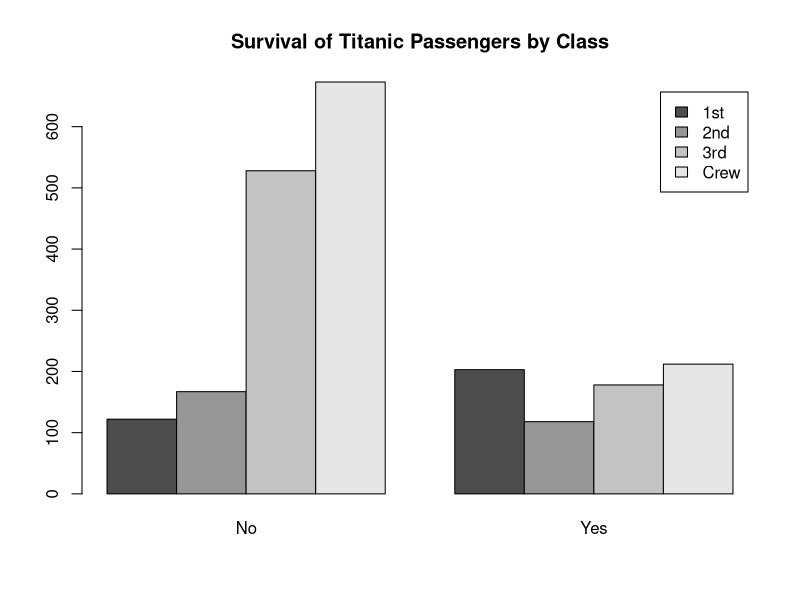
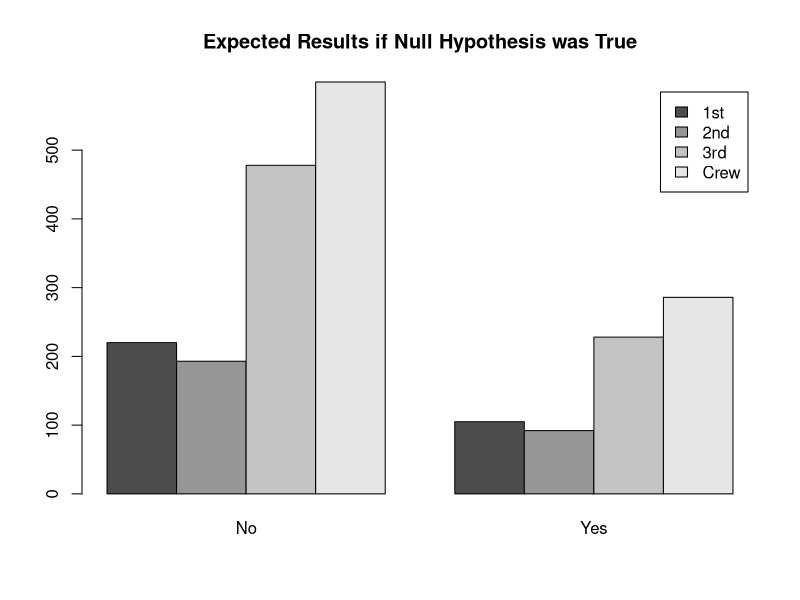
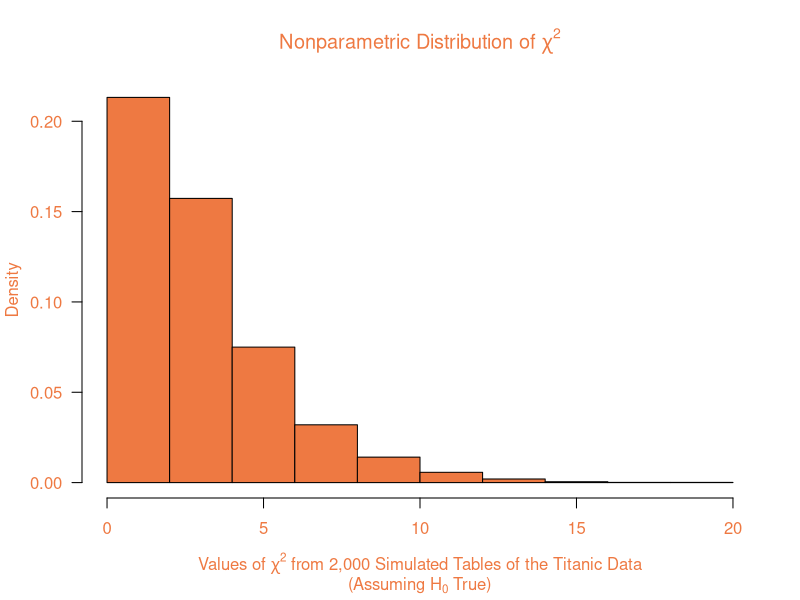

The R source for these figures, in order:
## ---- chunk 1
myTitanic <- apply(Titanic, c(1,4), sum)
knitr::kable(myTitanic)
## ---- chunk 2
barplot(myTitanic, beside=TRUE, legend.text=rownames(myTitanic), main="Survival of Titanic Passengers by Class")
## ---- chunk 3
tmp <- chisq.test(myTitanic)
barplot(tmp$expected, beside=TRUE, legend.text=rownames(myTitanic), main="Expected Results if Null Hypothesis was True")
## ---- chunk 4
tmp2 <- data.frame(Class=rownames(myTitanic), 
                   Percentage=apply(myTitanic, 1, sum)/2201)
knitr::kable(tmp2, row.names=FALSE)
## ---- chunk 5
tmp2 <- data.frame(Class=rownames(myTitanic), 
                   Percentage=apply(myTitanic, 1, sum)/2201,
                   Survived=apply(myTitanic, 1, sum)/2201 * apply(myTitanic, 2, sum)["Yes"],
                   Perished=apply(myTitanic, 1, sum)/2201*apply(myTitanic, 2, sum)["No"])
knitr::kable(tmp2, row.names=FALSE)
## ---- chunk 6
knitr::kable(tmp$residuals)
## ---- chunk 7
p <- apply(myTitanic,2,sum)/sum(myTitanic)
rowT <- apply(myTitanic,1,sum)

free1 <-  sum(sample(c(0,1), rowT[1], replace=TRUE, prob=p))
free2 <- sum(sample(c(0,1), rowT[2], replace=TRUE, prob=p))
free3 <- sum(sample(c(0,1), rowT[3], replace=TRUE, prob=p))
free4 <- sum(sample(c(0,1), rowT[4], replace=TRUE, prob=p))
Yes <- c(free1,free2,free3,free4)
myT <- cbind(Yes,No=rowT-Yes)
knitr::kable(myT)
## ---- chunk 8
N <- 5000
x <- rep(NA, N)
p <- apply(myTitanic,2,sum)/sum(myTitanic)
rowT <- apply(myTitanic,1,sum)
for (i in 1:N){
  free1 <-  sum(sample(c(0,1), rowT[1], replace=TRUE, prob=p))
  free2 <- sum(sample(c(0,1), rowT[2], replace=TRUE, prob=p))
  free3 <- sum(sample(c(0,1), rowT[3], replace=TRUE, prob=p))
  free4 <- sum(sample(c(0,1), rowT[4], replace=TRUE, prob=p))
  col1 <- c(free1,free2,free3,free4)
  myT <- cbind(col1,col2=rowT-col1)
  x[i] <- chisq.test(myT)$statistic
}
hist(x, freq=FALSE, las=1, main= expression(paste("Nonparametric Distribution of ", chi^2)), xlab=expression(paste("Values of ", chi^2, " from 2,000 Simulated Tables of the Titanic Data")), sub=expression(paste("(Assuming ", H[0], " True)")), col="sienna2", col.lab="sienna2", col.main="sienna2", col.axis="sienna2", col.sub="sienna2")
#curve(dchisq(x,3), add=TRUE)
#abline(v=chisq.test(myTitanic)$statistic)
